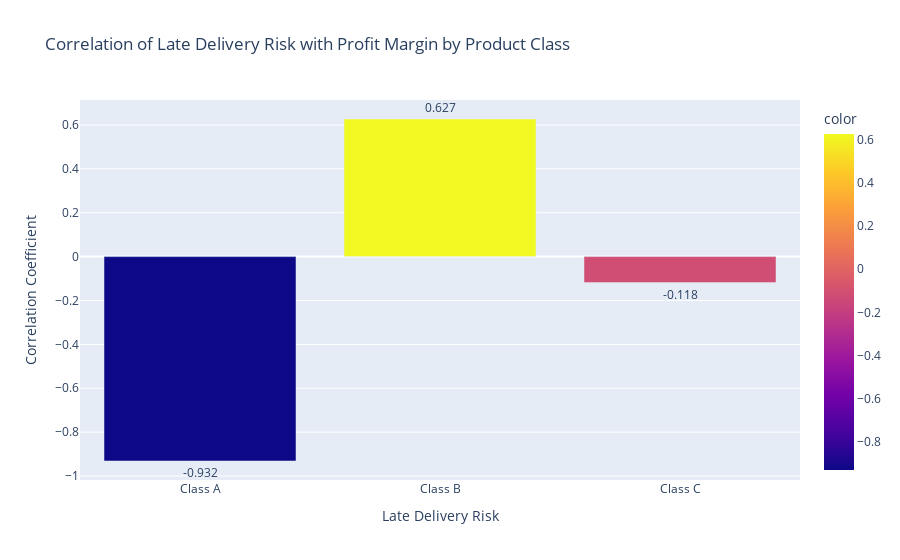

Here is the notebook cell this chart was saved with:
### Code cell
measurement = ['Class A', 'Class B', 'Class C']
correlations = [corr_A_late_vs_profit, corr_B_late_vs_profit, corr_C_late_vs_profit]
fig = px.bar(x=measurement, y=correlations, color=correlations,
            labels={'x': 'Late Delivery Risk', 'y': 'Correlation Coefficient'}, 
            title='Correlation of Late Delivery Risk with Profit Margin by Product Class')
fig.update_traces(text=[f"{x:.3f}" for x in correlations], 
                  textposition='outside')
fig.show()

### Figure 1 — Plotly figure (JSON) as saved in the notebook; plotly's stock layout.template omitted (floating-point values rounded to 4 significant figures)
{"data": [{"alignmentgroup": "True", "hovertemplate": "Late Delivery Risk=%{x}<br>Correlation Coefficient=%{y}<br>color=%{marker.color}<extra></extra>", "legendgroup": "", "marker": {"color": [-0.9315, 0.6272, -0.1185], "coloraxis": "coloraxis", "pattern": {"shape": ""}}, "name": "", "offsetgroup": "", "orientation": "v", "showlegend": false, "text": ["-0.932", "0.627", "-0.118"], "textposition": "outside", "type": "bar", "x": ["Class A", "Class B", "Class C"], "xaxis": "x", "y": [-0.9315, 0.6272, -0.1185], "yaxis": "y"}], "layout": {"barmode": "relative", "coloraxis": {"colorbar": {"title": {"text": "color"}}, "colorscale": [[0, "#0d0887"], [0.1111, "#46039f"], [0.2222, "#7201a8"], [0.3333, "#9c179e"], [0.4444, "#bd3786"], [0.5556, "#d8576b"], [0.6667, "#ed7953"], [0.7778, "#fb9f3a"], [0.8889, "#fdca26"], [1, "#f0f921"]]}, "legend": {"tracegroupgap": 0}, "title": {"text": "Correlation of Late Delivery Risk with Profit Margin by Product Class"}, "xaxis": {"anchor": "y", "domain": [0, 1], "title": {"text": "Late Delivery Risk"}}, "yaxis": {"anchor": "x", "domain": [0, 1], "title": {"text": "Correlation Coefficient"}}}}
